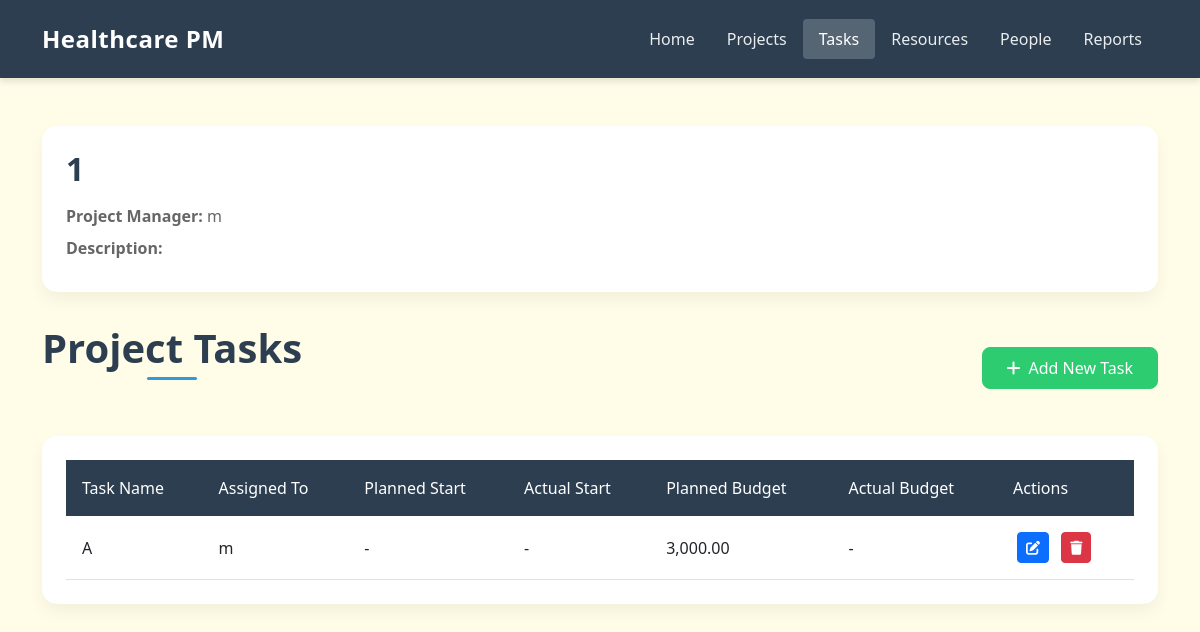
The app's page /view_tasks.php?project_id=4 with its own data.
### tables this page shows
CREATE TABLE `tbl_project` (
  `project_id` int(11) NOT NULL,
  `project_name` varchar(150) NOT NULL,
  `plan_start_date` date DEFAULT NULL,
  `actual_start_date` date DEFAULT NULL,
  `plan_budget` decimal(12,2) DEFAULT NULL,
  `actual_budget` decimal(12,2) DEFAULT NULL,
  `project_manager_id` int(11) DEFAULT NULL,
  `project_description` text DEFAULT NULL
);

CREATE TABLE `tbl_people` (
  `id` int(11) NOT NULL,
  `name` varchar(100) NOT NULL,
  `email` varchar(100) NOT NULL,
  `address` varchar(255) DEFAULT NULL,
  `phone` varchar(20) DEFAULT NULL
);

CREATE TABLE `tbl_task` (
  `task_id` int(11) NOT NULL,
  `project_id` int(11) DEFAULT NULL,
  `task_name` varchar(150) NOT NULL,
  `task_plan_start_date` date DEFAULT NULL,
  `task_actual_start_date` date DEFAULT NULL,
  `task_plan_budget` decimal(12,2) DEFAULT NULL,
  `task_actual_budget` decimal(12,2) DEFAULT NULL
);

### view_tasks.php (the view, shortened to what this page needs)
<?php
require_once 'db.php';
$project_id = isset($_GET['project_id']) ? (int)$_GET['project_id'] : 0;
try {
    $project_sql = "SELECT p.*, m.name as manager_name
                    FROM tbl_project p
                    LEFT JOIN tbl_people m ON p.project_manager_id = m.id
                    WHERE p.project_id = :project_id";
    $project_stmt = $conn->prepare($project_sql);
    $project_stmt->bindParam(':project_id', $project_id);
    $project_stmt->execute();
    $project = $project_stmt->fetch(PDO::FETCH_ASSOC);
    $tasks_sql = "SELECT t.*, GROUP_CONCAT(p.name SEPARATOR ', ') as assigned_people
    FROM tbl_task t
    LEFT JOIN tbl_task_people tp ON t.task_id = tp.task_id
    LEFT JOIN tbl_people p ON tp.person_id = p.id
    WHERE t.project_id = :project_id
    GROUP BY t.task_id
    ORDER BY t.task_name";
    $tasks_stmt = $conn->prepare($tasks_sql);
    $tasks_stmt->bindParam(':project_id', $project_id);
    $tasks_stmt->execute();
    $tasks = $tasks_stmt->fetchAll(PDO::FETCH_ASSOC);
} catch(PDOException $e) {
    $error = "Error fetching data: " . $e->getMessage();
}
?>
<!DOCTYPE html>
<html lang="en">
<head>
    <link href="https://cdn.jsdelivr.net/npm/bootstrap@5.3.0/dist/css/bootstrap.min.css" rel="stylesheet">
    <link rel="stylesheet" href="https://cdnjs.cloudflare.com/ajax/libs/font-awesome/6.0.0/css/all.min.css">
    <link rel="stylesheet" href="https://cdn.jsdelivr.net/npm/sweetalert2@11.7.32/dist/sweetalert2.min.css">
</head>
<body>
    <nav class="navbar navbar-expand-lg navbar-dark">
        <div class="container">
            <a class="navbar-brand" href="index.php">Healthcare PM</a>
            <div class="collapse navbar-collapse" id="navbarNav">
                <ul class="navbar-nav ms-auto">
                    <li class="nav-item">
                        <a class="nav-link" href="index.php">Home</a>
                    </li>
                    <li class="nav-item">
                        <a class="nav-link" href="projects.php">Projects</a>
                    </li>
                    <li class="nav-item">
                        <a class="nav-link active" href="view_tasks.php">Tasks</a>
                    </li>
                    <li class="nav-item">
                        <a class="nav-link" href="resources.php">Resources</a>
                    </li>
                    <li class="nav-item">
                        <a class="nav-link" href="add_people.php">People</a>
                    </li>
                    <li class="nav-item">
                        <a class="nav-link" href="reports.php">Reports</a>
                    </li>
                </ul>
            </div>
        </div>
    </nav>
    <div class="container py-5">
        <div class="project-info">
            <h2><?php echo htmlspecialchars($project['project_name']); ?></h2>
            <p><strong>Project Manager:</strong> <?php echo htmlspecialchars($project['manager_name'] ?? 'Not Assigned'); ?></p>
            <p><strong>Description:</strong> <?php echo htmlspecialchars($project['project_description']); ?></p>
        </div>
        <div class="d-flex justify-content-between align-items-center mb-4">
            <h1 class="page-title">Project Tasks</h1>
            <button type="button" class="btn btn-add" onclick="showAddTaskModal()">
                <i class="fas fa-plus me-2"></i>Add New Task
            </button>
        </div>
        <div class="table-container">
            <div class="table-responsive">
                <table class="table table-hover">
                    <thead>
                        <tr>
                            <th>Task Name</th>
                            <th>Assigned To</th>
                            <th>Planned Start</th>
                            <th>Actual Start</th>
                            <th>Planned Budget</th>
                            <th>Actual Budget</th>
                            <th>Actions</th>
                        </tr>
                    </thead>
                    <tbody>
                        <?php if (!empty($tasks)): ?>
                            <?php foreach ($tasks as $task): ?>
                                <tr>
                                    <td><?php echo htmlspecialchars($task['task_name']); ?></td>
                                    <td><?php echo htmlspecialchars($task['assigned_people']) ?: '-'; ?></td>
                                    <td><?php echo $task['task_plan_start_date'] ? date('Y-m-d', strtotime($task['task_plan_start_date'])) : '-'; ?></td>
                                    <td><?php echo $task['task_actual_start_date'] ? date('Y-m-d', strtotime($task['task_actual_start_date'])) : '-'; ?></td>
                                    <td><?php echo $task['task_plan_budget'] ? number_format($task['task_plan_budget'], 2) : '-'; ?></td>
                                    <td><?php echo $task['task_actual_budget'] ? number_format($task['task_actual_budget'], 2) : '-'; ?></td>
                                    <td>
                                        <button type="button" class="btn btn-sm btn-primary btn-action" title="Edit"
                                                onclick='showEditTaskModal(<?php echo json_encode($task); ?>)'>
                                            <i class="fas fa-edit"></i>
                                        </button>
                                        <button type="button" class="btn btn-sm btn-danger btn-action" title="Delete"
                                                onclick="confirmDeleteTask(<?php echo $task['task_id']; ?>)">
                                            <i class="fas fa-trash"></i>
                                        </button>
                                    </td>
                                </tr>
                            <?php endforeach; ?>
                        <?php else: ?>
                            <tr>
                                <td colspan="6" class="text-center">No tasks found</td>
                            </tr>
                        <?php endif; ?>
                    </tbody>
                </table>
            </div>
        </div>
    </div>
</body>
</html>

### view_tasks.php (style rules this page uses)
:root { --primary-color: #2c3e50; --secondary-color: #3498db; --accent-color: #2ecc71; --light-bg: #FFFDE8; --card-bg: #ffffff; --text-primary: #2c3e50; --text-secondary: #666666; }
body { font-family: 'Segoe UI', Tahoma, Geneva, Verdana, sans-serif; background-color: var(--light-bg); color: var(--text-primary); }
.navbar { background-color: var(--primary-color); box-shadow: 0 4px 6px rgba(0,0,0,0.1); padding: 1rem 0; }
.navbar-brand { color: white !important; font-weight: 700; font-size: 1.5rem; letter-spacing: 0.5px; }
.nav-link { color: rgba(255,255,255,0.9) !important; font-weight: 500; padding: 0.5rem 1rem !important; transition: all 0.3s ease; border-radius: 4px; }
.nav-link.active { background-color: rgba(255,255,255,0.2); color: white !important; }
.page-title { color: var(--text-primary); font-weight: 700; margin-bottom: 2rem; position: relative; padding-bottom: 0.5rem; }
.page-title::after { content: ''; position: absolute; bottom: 0; left: 50%; transform: translateX(-50%); width: 50px; height: 3px; background: var(--secondary-color); border-radius: 2px; }
.table-container { background-color: var(--card-bg); border-radius: 15px; box-shadow: 0 8px 16px rgba(0,0,0,0.05); padding: 1.5rem; margin-bottom: 2rem; }
.table { margin-bottom: 0; }
.table thead th { background-color: var(--primary-color); color: white; font-weight: 500; border: none; padding: 1rem; }
.table tbody td { padding: 1rem; vertical-align: middle; }
.btn-action { padding: 0.25rem 0.5rem; margin: 0 0.25rem; border-radius: 4px; transition: all 0.3s ease; }
.btn-add { background-color: var(--accent-color); border-color: var(--accent-color); color: white; padding: 0.5rem 1.5rem; font-weight: 500; border-radius: 8px; transition: all 0.3s ease; }
.project-info { background-color: var(--card-bg); border-radius: 15px; box-shadow: 0 8px 16px rgba(0,0,0,0.05); padding: 1.5rem; margin-bottom: 2rem; }
.project-info h2 { color: var(--text-primary); font-weight: 600; margin-bottom: 1rem; }
.project-info p { color: var(--text-secondary); margin-bottom: 0.5rem; }

### records on screen
tbl_project: project_name "1", project_manager.name "m"
tbl_task: task_name "A", assigned_people "m", task_plan_budget "3,000.00"
